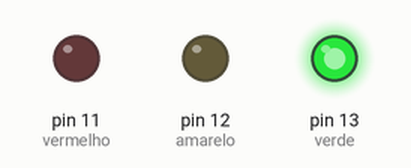
Recording of a sketch running on a simulated Arduino Uno, built with avr-gcc and run on an emulated ATmega328P. Parts: output pins drawn as LEDs (lit = HIGH).

Above: at 1.5 s.
At 4.0 s:
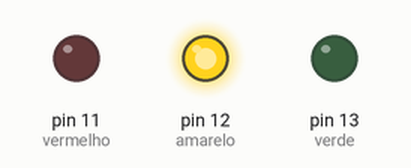
At 6.5 s:
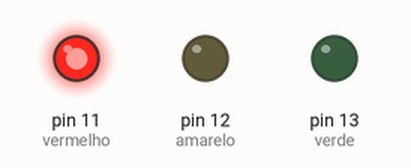
Timing chart, 0 to 10.4 s (numbered marks = the images above):
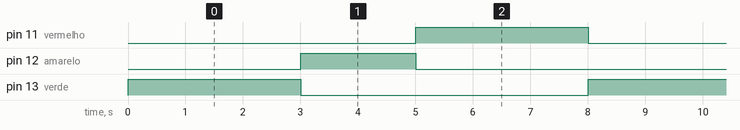

Measured:
- by itself, pin 11 (vermelho), pin 13 (verde): alternates HIGH for 3.0 s and LOW for 5.0 s
- by itself, pin 12 (amarelo): alternates HIGH for 2.0 s and LOW for 6.0 s
- by itself, everything shown: repeats every 8.0 s, in 4 steps

The sketch:

07_-_Semafaro.ino
```cpp
int verde = 13;
int amarelo = 12;
int vermelho = 11;

void setup() {

  pinMode(verde, OUTPUT);
  pinMode(amarelo, OUTPUT);
  pinMode(vermelho, OUTPUT);

}

void loop() {

  digitalWrite(verde, HIGH);
  delay(3000);
  digitalWrite(verde, LOW);

  digitalWrite(amarelo, HIGH);
  delay(2000);
  digitalWrite(amarelo, LOW);

  digitalWrite(vermelho, HIGH);
  delay(3000);
  digitalWrite(vermelho, LOW);

}
```
